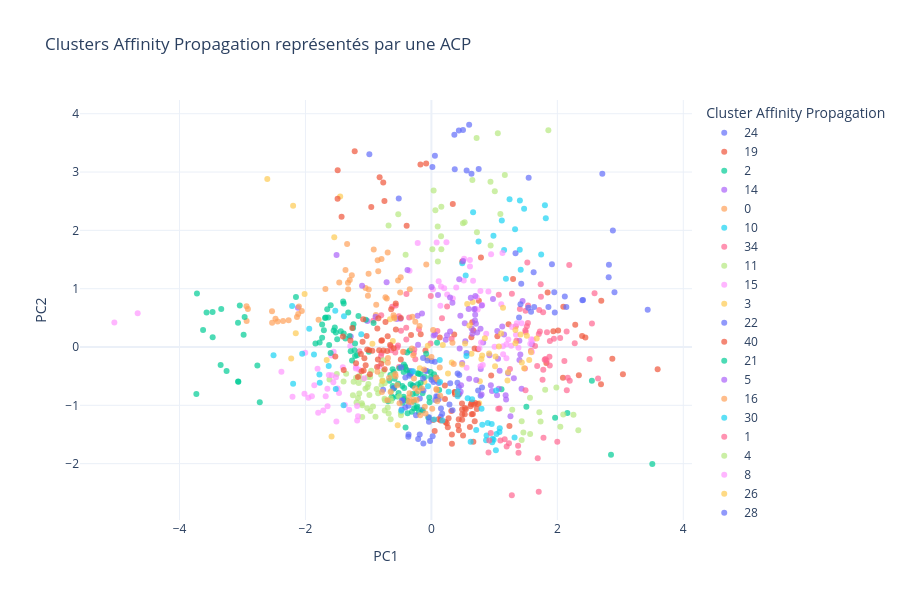

Notebook cell for this chart:
### Code cell
affinity_pca_df = pd.DataFrame(
    X_pca,
    columns=["PC1", "PC2"],
    index=cluster_data.index
)

affinity_pca_df["cluster"] = affinity_labels.astype(str)

fig = px.scatter(
    affinity_pca_df,
    x="PC1",
    y="PC2",
    color="cluster",
    title="Clusters Affinity Propagation représentés par une ACP",
    labels={
        "cluster": "Cluster Affinity Propagation"
    },
    template="plotly_white",
    opacity=0.7
)

fig.update_layout(height=600)
fig.show()

### Figure 1 — Plotly figure (JSON) as saved in the notebook; plotly's stock layout.template omitted (floating-point values rounded to 4 significant figures)
{"data": [{"hovertemplate": "Cluster Affinity Propagation=24<br>PC1=%{x}<br>PC2=%{y}<extra></extra>", "legendgroup": "24", "marker": {"color": "#636efa", "opacity": 0.7, "symbol": "circle"}, "mode": "markers", "name": "24", "orientation": "v", "showlegend": true, "type": "scatter", "x": [2.819, 3.435, 2.882, 2.714], "xaxis": "x", "y": [1.411, 0.637, 1.998, 2.969], "yaxis": "y"}, {"hovertemplate": "Cluster Affinity Propagation=19<br>PC1=%{x}<br>PC2=%{y}<extra></extra>", "legendgroup": "19", "marker": {"color": "#EF553B", "opacity": 0.7, "symbol": "circle"}, "mode": "markers", "name": "19", "orientation": "v", "showlegend": true, "type": "scatter", "x": [0.787, -0.3231, 1.048, 0.6863, 0.6487, 0.4904, 1.846, 1.297, 0.7541, 1.225, 0.635, 0.6663, -0.0946, 0.1325, 0.3626, 0.7408, 1.936, -0.17], "xaxis": "x", "y": [1.534, 0.2057, 0.1824, -0.02363, 0.4226, 1.467, 0.936, 1.168, 0.7921, 0.3882, 0.166, 0.2842, -0.06117, 0.162, 0.2144, -0.03998, 0.2709, 0.2204], "yaxis": "y"}, {"hovertemplate": "Cluster Affinity Propagation=2<br>PC1=%{x}<br>PC2=%{y}<extra></extra>", "legendgroup": "2", "marker": {"color": "#00cc96", "opacity": 0.7, "symbol": "circle"}, "mode": "markers", "name": "2", "orientation": "v", "showlegend": true, "type": "scatter", "x": [2.549, 1.113, 2.159, 1.964, 2.852, 3.508, 1.508], "xaxis": "x", "y": [-0.5798, -0.7242, -1.133, -1.214, -1.849, -2.006, -1.024], "yaxis": "y"}, {"hovertemplate": "Cluster Affinity Propagation=14<br>PC1=%{x}<br>PC2=%{y}<extra></extra>", "legendgroup": "14", "marker": {"color": "#ab63fa", "opacity": 0.7, "symbol": "circle"}, "mode": "markers", "name": "14", "orientation": "v", "showlegend": true, "type": "scatter", "x": [1.448, 0.6964, 0.8227, 1.046, 0.6386, 1.412, 1.154, 1.125, 0.7801, 1.598, 1.397, 0.4487, 0.53, 0.5385, 0.2275, 0.9781, 1.398, 0.9225], "xaxis": "x", "y": [0.7895, 0.6527, 0.07749, 0.2764, 0.3159, -0.1291, 0.2141, 0.3499, 0.3138, 0.04719, 0.1057, -0.02478, 0.4062, 0.1002, 0.1226, 0.8222, -0.2238, -0.1399], "yaxis": "y"}, {"hovertemplate": "Cluster Affinity Propagation=0<br>PC1=%{x}<br>PC2=%{y}<extra></extra>", "legendgroup": "0", "marker": {"color": "#FFA15A", "opacity": 0.7, "symbol": "circle"}, "mode": "markers", "name": "0", "orientation": "v", "showlegend": true, "type": "scatter", "x": [-0.344, -1.046, -1.296, -0.8439, -1.683, -1.364, -0.7087, -0.9941, -0.876, -0.5293, -0.08127, -0.8815, -0.9973, -1.463, -0.6938, -1.325, -0.7297, -0.9158, -1.338, -0.8531, -1.264, -1.322, -0.4956, -0.7923, -1.008, -0.4876], "xaxis": "x", "y": [0.9894, 1.014, 1.147, 1.298, 0.9944, 1.321, 0.8335, 0.9857, 0.7259, 1.142, 1.413, 0.5502, 1.255, 1.104, 1.619, 1.102, 0.8512, 1.672, 1.765, 1.488, 1.232, 0.9917, 0.9334, 1.509, 0.8791, 1.194], "yaxis": "y"}, {"hovertemplate": "Cluster Affinity Propagation=10<br>PC1=%{x}<br>PC2=%{y}<extra></extra>", "legendgroup": "10", "marker": {"color": "#19d3f3", "opacity": 0.7, "symbol": "circle"}, "mode": "markers", "name": "10", "orientation": "v", "showlegend": true, "type": "scatter", "x": [0.7489, 1.155, 0.5446, 0.9855, 1.118, 1.329, 1.241, 0.6622, 1.803, 0.4902, 1.472, 1.405, 1.418, 1.743, 1.403, 1.184, 1.817], "xaxis": "x", "y": [1.808, 1.664, 1.228, 1.908, 2.17, 2.018, 2.532, 2.311, 2.429, 1.437, 2.369, 2.514, 1.323, 1.586, 1.669, 1.169, 2.207], "yaxis": "y"}, {"hovertemplate": "Cluster Affinity Propagation=34<br>PC1=%{x}<br>PC2=%{y}<extra></extra>", "legendgroup": "34", "marker": {"color": "#FF6692", "opacity": 0.7, "symbol": "circle"}, "mode": "markers", "name": "34", "orientation": "v", "showlegend": true, "type": "scatter", "x": [-0.9229, -0.3529, -0.2707, -0.5734, 0.09504, -0.2793, -0.4159, -0.6394, -0.5413, -0.5164, -0.4375, -0.3998, -0.7972, -0.3963, -0.4823, -0.7918, -0.5133, -1.145, -0.2552, -0.009636, -0.5298, -0.0136, -0.8003, -0.5658, -0.398, -0.6434, -0.1982, 0.3211, 0.168, 0.2493, -0.6212], "xaxis": "x", "y": [0.4501, 0.5067, -0.04071, -0.09532, 0.2726, -0.1088, -0.3525, -0.0559, -0.00776, 0.5289, -0.08717, 0.332, 0.5431, 0.9078, 0.2768, -0.1025, -0.3431, -0.07063, -0.2103, 0.8751, 0.02669, 0.06178, -0.1556, 0.7124, 0.1299, 0.01211, 0.3026, 0.1412, 0.4922, 0.6929, 0.6886], "yaxis": "y"}, {"hovertemplate": "Cluster Affinity Propagation=11<br>PC1=%{x}<br>PC2=%{y}<extra></extra>", "legendgroup": "11", "marker": {"color": "#B6E880", "opacity": 0.7, "symbol": "circle"}, "mode": "markers", "name": "11", "orientation": "v", "showlegend": true, "type": "scatter", "x": [0.1029, 0.1579, 0.9407, 0.5279, 0.1532, 0.1001, 0.5009, 0.7229, -0.5262, 0.01507, 0.03558, -0.4097, -0.6799, 0.1578, 0.06338], "xaxis": "x", "y": [1.466, 1.676, 1.74, 2.137, 1.9, 2.065, 2.121, 1.969, 2.278, 1.678, 2.684, 1.582, 2.085, 2.404, 2.347], "yaxis": "y"}, {"hovertemplate": "Cluster Affinity Propagation=15<br>PC1=%{x}<br>PC2=%{y}<extra></extra>", "legendgroup": "15", "marker": {"color": "#FF97FF", "opacity": 0.7, "symbol": "circle"}, "mode": "markers", "name": "15", "orientation": "v", "showlegend": true, "type": "scatter", "x": [-0.2173, 0.5195, 0.251, 0.239, 0.1157, 0.02474, 0.6114, 0.5138, 0.9053, 0.6619, 0.7784, 0.6126, 0.08342, 0.9479, 1.109, 0.1421, 0.7207, 0.2031, 0.7354, 1.128, 0.8065, 0.3402, 0.1535, -0.3467, 0.3946], "xaxis": "x", "y": [1.783, 1.515, 0.9013, 1.798, 1.126, 0.9899, 1.491, 1.143, 0.9533, 1.138, 0.9598, 1.381, 1.792, 1.591, 0.7341, 0.7082, 0.8532, 1.009, 0.645, 1.611, 0.7213, 0.834, 1.037, 1.308, 1.02], "yaxis": "y"}, {"hovertemplate": "Cluster Affinity Propagation=3<br>PC1=%{x}<br>PC2=%{y}<extra></extra>", "legendgroup": "3", "marker": {"color": "#FECB52", "opacity": 0.7, "symbol": "circle"}, "mode": "markers", "name": "3", "orientation": "v", "showlegend": true, "type": "scatter", "x": [0.6561, 0.6363, 1.011, 0.535, 0.7697, -0.1118, -0.1838, 0.2636, 0.7586, -0.0651, 1.208, -0.5352, 0.3237, -0.05718, 0.5687], "xaxis": "x", "y": [0.7705, -0.1157, -0.3301, 0.06063, -0.588, -0.6004, -0.3624, -0.4554, -0.9639, -0.1895, -0.5753, -1.342, -0.2646, 0.0227, 0.7388], "yaxis": "y"}, {"hovertemplate": "Cluster Affinity Propagation=22<br>PC1=%{x}<br>PC2=%{y}<extra></extra>", "legendgroup": "22", "marker": {"color": "#636efa", "opacity": 0.7, "symbol": "circle"}, "mode": "markers", "name": "22", "orientation": "v", "showlegend": true, "type": "scatter", "x": [0.2981, 0.03529, 0.08159, -0.09424, -0.346, 0.1481, -0.152, -0.06254, -0.07005, 0.4459, -0.3253, -0.3098, -0.3369, 0.07393, 0.7818, 0.4427, -0.2955, 0.05396, 0.558, 0.4136, 0.06087, 0.8042, 0.4355], "xaxis": "x", "y": [-0.6207, -0.5998, -0.5748, -0.4063, -0.4113, -1.194, -1.074, -0.2327, -0.4094, -0.8047, -0.4525, -0.4174, -0.4619, -0.5217, -0.8362, -0.4817, -0.6645, -0.2543, -0.1031, -0.6141, -0.9082, -0.6928, -0.6882], "yaxis": "y"}, {"hovertemplate": "Cluster Affinity Propagation=40<br>PC1=%{x}<br>PC2=%{y}<extra></extra>", "legendgroup": "40", "marker": {"color": "#EF553B", "opacity": 0.7, "symbol": "circle"}, "mode": "markers", "name": "40", "orientation": "v", "showlegend": true, "type": "scatter", "x": [0.4865, 0.3252, 0.6664, 0.4233, 0.2153, 0.4347, 0.4235, 0.05202, 0.1143, 0.3261, 0.2606, 0.6754, 0.2732, 0.6451, 0.2438, 0.4365, 0.6206, 0.4884, 0.5025, 0.3753, 0.6111, 0.6954, 0.4857, 0.9492, 0.3161, 0.3733, 1.239, 0.7226, 0.02853, 0.5458, 0.2142, 0.3719, 0.1476, 0.5302, 0.6406, 0.741, 0.4897, 0.6301, 0.688, 0.221, 0.6587, 0.5321], "xaxis": "x", "y": [-1.073, -1.499, -1.625, -0.817, -0.8902, -1.237, -1.345, -1.439, -1.241, -1.659, -1.377, -0.9855, -1.222, -0.9527, -1.306, -1.429, -1.015, -1.248, -1.516, -0.8103, -1.37, -0.9583, -0.9666, -0.4875, -1.097, -0.7739, -1.356, -1.061, -1.253, -1.066, -0.662, -0.772, -1.26, -1.155, -1.151, -0.9776, -1.153, -0.9781, -1.274, -1.286, -1.149, -1.047], "yaxis": "y"}, {"hovertemplate": "Cluster Affinity Propagation=21<br>PC1=%{x}<br>PC2=%{y}<extra></extra>", "legendgroup": "21", "marker": {"color": "#00cc96", "opacity": 0.7, "symbol": "circle"}, "mode": "markers", "name": "21", "orientation": "v", "showlegend": true, "type": "scatter", "x": [-0.668, -0.00588, -0.1035, -0.4183, -0.03419, -0.6148, -0.5081, -0.4393, -0.3428, -0.01187, 0.1235, -0.4407, -0.2354, -0.4617, -0.4546, -0.2134, -0.5402, -0.3783, -0.1364, -0.1857, -0.6279, -0.2014, -0.6052, -0.172, -0.3512, -0.04947, -0.5278, -0.3969, 0.04212, -0.686, -0.2793, -0.3306, -0.4316, -0.2969, -0.3851, -0.6146, -0.4421, -0.6158, -0.3091, -0.5974, -0.08202, -0.1414, -0.4371, -0.2024, -0.1711, -0.0287, -0.2968, -0.6517, -0.4099, -0.5211, -0.2751, -0.2215, 0.08995, -0.2247, -0.5906, -0.3846, -0.2408, -0.5842], "xaxis": "x", "y": [-0.5796, -0.5135, -0.5158, -0.3323, -0.8665, -0.6679, -0.3632, -0.8932, -0.06134, -0.4302, -0.7359, -0.4281, -1.047, -0.6681, -0.9547, -0.6385, -0.8476, -1.134, -1.089, -0.6857, -0.8473, -1.117, -0.7167, -0.4688, -0.445, -1.209, -0.6281, -0.3899, -0.4664, -0.9302, -0.9373, -0.6377, -0.7045, -0.8036, -0.9165, -0.876, -0.8549, -0.3829, -1.11, -0.4276, -0.1138, -0.7914, -0.2988, -0.458, -0.6115, -0.9461, -0.6593, -0.4805, -1.381, -0.7891, -1.05, -0.4517, 0.07145, -1.021, -0.7047, -0.09264, -0.7981, -0.5427], "yaxis": "y"}, {"hovertemplate": "Cluster Affinity Propagation=5<br>PC1=%{x}<br>PC2=%{y}<extra></extra>", "legendgroup": "5", "marker": {"color": "#ab63fa", "opacity": 0.7, "symbol": "circle"}, "mode": "markers", "name": "5", "orientation": "v", "showlegend": true, "type": "scatter", "x": [-0.5508, -1.017, -0.4891, -2.119, -0.8873, -1.28, -1.506, -0.7112, -1.101, -0.2185], "xaxis": "x", "y": [0.4787, 0.447, 0.4841, 0.6716, 0.5183, 0.1816, 1.579, 1.109, 1.051, 0.5365], "yaxis": "y"}, {"hovertemplate": "Cluster Affinity Propagation=16<br>PC1=%{x}<br>PC2=%{y}<extra></extra>", "legendgroup": "16", "marker": {"color": "#FFA15A", "opacity": 0.7, "symbol": "circle"}, "mode": "markers", "name": "16", "orientation": "v", "showlegend": true, "type": "scatter", "x": [-2.267, -2.058, -2.135, -2.531, -2.914, -2.934, -2.53, -2.114, -2.356, -2.476, -1.792, -2.442, -2.936, -2.104], "xaxis": "x", "y": [0.4581, 0.6164, 0.5157, 0.6129, 0.6504, 0.4446, 0.4174, 0.5667, 0.4455, 0.4838, 0.4687, 0.4384, 0.7001, 0.6949], "yaxis": "y"}, {"hovertemplate": "Cluster Affinity Propagation=30<br>PC1=%{x}<br>PC2=%{y}<extra></extra>", "legendgroup": "30", "marker": {"color": "#19d3f3", "opacity": 0.7, "symbol": "circle"}, "mode": "markers", "name": "30", "orientation": "v", "showlegend": true, "type": "scatter", "x": [1.081, 0.8679, 0.895, 1.024, 0.9575, 0.971, 1.086, 0.6232, 0.9664, 0.9886, 1.034, 1.321, 0.8081, 0.7117], "xaxis": "x", "y": [-1.457, -1.598, -1.305, -1.768, -1.321, -1.572, -1.391, -1.623, -1.633, -1.588, -1.49, -1.55, -1.332, -1.425], "yaxis": "y"}, {"hovertemplate": "Cluster Affinity Propagation=1<br>PC1=%{x}<br>PC2=%{y}<extra></extra>", "legendgroup": "1", "marker": {"color": "#FF6692", "opacity": 0.7, "symbol": "circle"}, "mode": "markers", "name": "1", "orientation": "v", "showlegend": true, "type": "scatter", "x": [1.278, 1.736, 1.496, 1.496, 1.712, 1.74, 1.516, 2.591, 1.07, 2.55, 2.189, 1.405, 1.533, 1.774, 1.835, 1.341, 1.535, 1.723, 1.523], "xaxis": "x", "y": [0.9133, 1.077, 0.2571, 0.6226, 0.6364, 0.8598, 0.3543, 0.9238, 0.8941, 0.4027, 1.406, 0.6508, 0.4104, 0.5952, 0.2526, 0.3574, 0.7108, 0.2653, 1.448], "yaxis": "y"}, {"hovertemplate": "Cluster Affinity Propagation=4<br>PC1=%{x}<br>PC2=%{y}<extra></extra>", "legendgroup": "4", "marker": {"color": "#B6E880", "opacity": 0.7, "symbol": "circle"}, "mode": "markers", "name": "4", "orientation": "v", "showlegend": true, "type": "scatter", "x": [-0.7634, -0.7922, -0.9847, -1.145, -0.7989, -0.6472, -0.7412, -0.6376, -0.9274, -0.6793, -1.197, -1.048, -1.018, -0.7448, -1.246, -0.7378, -1.009, -1.165, -1.235, -1.086, -0.8701, -1.189, -0.9554, -1.502, -0.6197, -0.7413, -1.618, -0.7576, -1.001, -0.9679, -0.8879, -1.099, -0.6376, -1.155, -1.016, -1.145, -0.4851, -0.9724, -0.4832, -0.6475, -1.395, -0.6934, -1.354, -0.7742, -1.106, -0.5103, -1.096, -0.8454], "xaxis": "x", "y": [-0.2249, -0.648, -0.8216, -0.4961, -0.4769, -1.24, -1.09, -0.9267, -1.021, -1.142, -0.5268, -0.7141, -1.049, -0.8868, -0.8265, -0.9124, -0.5129, -0.8761, -0.594, -0.5524, -0.7219, -0.9514, -0.4058, -0.4611, -0.4879, -0.6224, -0.5572, -0.4052, -0.6359, -1.096, -1.195, -1.198, -0.754, -0.6175, -0.6879, -0.797, -1.122, -0.5143, -1.17, -0.8782, -0.5934, -1.039, -0.4566, -0.574, -0.9633, -0.8472, -0.9987, -0.7913], "yaxis": "y"}, {"hovertemplate": "Cluster Affinity Propagation=8<br>PC1=%{x}<br>PC2=%{y}<extra></extra>", "legendgroup": "8", "marker": {"color": "#FF97FF", "opacity": 0.7, "symbol": "circle"}, "mode": "markers", "name": "8", "orientation": "v", "showlegend": true, "type": "scatter", "x": [-1.198, -2.004, -0.8316, -2.382, -1.678, -1.898, -1.509, -1.953, -1.652, -1.515, -1.798, -1.49, -1.179, -1.066, -1.199, -1.407, -1.288, -2.206, -1.86, -1.372, -1.808, -1.557, -1.588, -1.147, -1.717, -1.649, -1.629, -2.016, -1.178, -1.467, -1.552, -1.166, -1.306, -1.582], "xaxis": "x", "y": [-0.3442, -0.0994, -0.3358, -0.4229, -0.8429, -0.8455, -1.277, -0.8686, -0.7173, -0.5185, -1.129, -0.7132, -1.012, -0.5373, -0.367, -0.3452, 0.01787, -0.8513, -0.6569, -0.9945, -0.371, -0.603, -0.1465, -0.392, -1.09, -1.016, -0.4808, -0.8009, -1.259, -0.7906, -0.08176, -1.188, -1.076, -0.4829], "yaxis": "y"}, {"hovertemplate": "Cluster Affinity Propagation=26<br>PC1=%{x}<br>PC2=%{y}<extra></extra>", "legendgroup": "26", "marker": {"color": "#FECB52", "opacity": 0.7, "symbol": "circle"}, "mode": "markers", "name": "26", "orientation": "v", "showlegend": true, "type": "scatter", "x": [-0.5865, -0.6126, -2.226, -1.585, -2.154, -2.013, -0.6571, -1.663, -0.9368, -0.779], "xaxis": "x", "y": [0.4909, 0.1045, -0.1953, -1.533, 0.2366, 0.91, 0.4761, -0.2211, 0.05635, -0.5811], "yaxis": "y"}, {"hovertemplate": "Cluster Affinity Propagation=28<br>PC1=%{x}<br>PC2=%{y}<extra></extra>", "legendgroup": "28", "marker": {"color": "#636efa", "opacity": 0.7, "symbol": "circle"}, "mode": "markers", "name": "28", "orientation": "v", "showlegend": true, "type": "scatter", "x": [0.09545, 0.07752, 0.01968, 0.1167, -0.4683, -0.2101, 0.1149, -0.4731, -0.02095, -0.1278, -0.3665, -0.1852, -0.3627, 0.001075, -0.4817, 0.1519, -0.1314, -0.1264, -0.4149, 0.4167, -0.7664, -0.4137, -0.1326, -0.03891, 0.287, -0.03855, 0.004165, -0.2442, 0.7417, 0.1709, -0.6008, -0.4575, 0.3359, -0.1836, -0.3507, -0.3631], "xaxis": "x", "y": [-0.8513, -0.8453, -1.531, -0.6189, -0.9121, -1.579, -0.8959, -1.072, -1.611, -1.654, -1.54, -1.499, -1.499, -0.5626, -0.3456, -1.053, -0.5378, -0.7443, -1.038, -0.4534, -0.7329, -0.5244, -0.1887, -1.282, -0.9841, -1.206, -0.24, -1.172, -0.7454, -1.146, -0.7022, -0.9224, -1.083, -0.8811, -0.4909, -1.008], "yaxis": "y"}, {"hovertemplate": "Cluster Affinity Propagation=42<br>PC1=%{x}<br>PC2=%{y}<extra></extra>", "legendgroup": "42", "marker": {"color": "#EF553B", "opacity": 0.7, "symbol": "circle"}, "mode": "markers", "name": "42", "orientation": "v", "showlegend": true, "type": "scatter", "x": [2.698, 2.089, 2.342, 2.095, 2.693, 2.873, 3.041, 2.012, 2.284, 3.593, 1.826, 2.394, 2.445], "xaxis": "x", "y": [0.7926, -0.5265, -0.4863, 0.689, -0.6405, -0.2032, -0.4656, 0.2834, 0.3796, -0.3831, -0.272, 0.1896, 0.1637], "yaxis": "y"}, {"hovertemplate": "Cluster Affinity Propagation=31<br>PC1=%{x}<br>PC2=%{y}<extra></extra>", "legendgroup": "31", "marker": {"color": "#00cc96", "opacity": 0.7, "symbol": "circle"}, "mode": "markers", "name": "31", "orientation": "v", "showlegend": true, "type": "scatter", "x": [-1.041, -1.735, -1.735, -1.552, -1.6, -1.639, -1.393, -1.402, -1.654, -1.282, -1.237, -1.496, -1.212, -1.365, -1.707, -1.391, -0.9185, -0.9929, -1.212, -1.534, -1.599, -1.244, -1.439, -1.26, -1.517, -1.181, -1.624, -1.689, -1.679, -1.158, -1.32, -1.775, -1.3, -1.841, -1.221], "xaxis": "x", "y": [0.467, 0.3855, 0.1575, 0.2824, -0.1043, 0.5043, 0.7481, 0.7786, 0.6464, -0.07055, 0.3913, 0.1318, 0.05829, 0.1475, 0.288, 0.2327, 0.4119, -0.07947, -0.1536, 0.3359, 0.7169, 0.3272, 0.2711, -0.2312, 0.2484, -0.1408, 0.03297, 0.4976, 0.504, 0.5298, 0.5934, 0.07878, 0.1882, 0.05924, -0.05374], "yaxis": "y"}, {"hovertemplate": "Cluster Affinity Propagation=12<br>PC1=%{x}<br>PC2=%{y}<extra></extra>", "legendgroup": "12", "marker": {"color": "#ab63fa", "opacity": 0.7, "symbol": "circle"}, "mode": "markers", "name": "12", "orientation": "v", "showlegend": true, "type": "scatter", "x": [1.309, 1.058, 0.6001, 1.186, 1.084, 0.9438, 0.4889, 0.712, 1.256, 0.7835, 0.4715, 1.043, 0.7972, 0.962, 1.071, 1.179, 0.4648, 1.217, 1.432], "xaxis": "x", "y": [-0.5373, -0.1998, -0.5426, -0.9013, -0.4081, -0.6556, -0.2722, -0.5665, -1.189, -0.3755, -0.6545, -0.8261, -0.8145, -0.7537, -0.7172, -0.8289, -0.7654, -0.4494, -0.7151], "yaxis": "y"}, {"hovertemplate": "Cluster Affinity Propagation=6<br>PC1=%{x}<br>PC2=%{y}<extra></extra>", "legendgroup": "6", "marker": {"color": "#FFA15A", "opacity": 0.7, "symbol": "circle"}, "mode": "markers", "name": "6", "orientation": "v", "showlegend": true, "type": "scatter", "x": [-0.2135, -0.6915, -0.573, -0.2586, -0.7852, -0.569, -0.1048, 0.1398, -0.6982, -0.2339, -0.3156, -0.3599, -0.2792, -0.5059, -0.1499, 0.0009883, -0.1148, 0.09422, -0.0938, 0.1325, 0.4041, 0.09522, 0.08263, -0.1774, -0.6734, -0.3473, 0.01326, -0.3582, 0.0781], "xaxis": "x", "y": [-0.7546, -0.2701, -0.4639, -0.705, -0.7717, -0.501, -1.025, -0.8378, -0.912, -0.9097, -0.945, -0.9384, -0.903, -0.9625, -0.708, -0.1712, -0.3841, -0.9285, -1.139, -0.3513, -0.7941, -0.5562, -0.7363, -1.168, -0.5301, -0.7938, -1.057, -0.8661, -0.7216], "yaxis": "y"}, {"hovertemplate": "Cluster Affinity Propagation=32<br>PC1=%{x}<br>PC2=%{y}<extra></extra>", "legendgroup": "32", "marker": {"color": "#19d3f3", "opacity": 0.7, "symbol": "circle"}, "mode": "markers", "name": "32", "orientation": "v", "showlegend": true, "type": "scatter", "x": [0.1369, -0.4774, -0.05377, 0.5565, 0.6471, -0.2902, 0.7963, 0.8763, 1.028, 0.4154, 0.1745, 0.2743, 0.04262, 0.4179, 0.1327, 0.576], "xaxis": "x", "y": [-0.5998, -1.093, -0.6726, -0.1547, -0.8938, -0.4158, -1.057, -1.516, -0.7469, -0.7633, -1.261, -0.766, -1.244, -0.8462, -0.2237, -0.877], "yaxis": "y"}, {"hovertemplate": "Cluster Affinity Propagation=27<br>PC1=%{x}<br>PC2=%{y}<extra></extra>", "legendgroup": "27", "marker": {"color": "#FF6692", "opacity": 0.7, "symbol": "circle"}, "mode": "markers", "name": "27", "orientation": "v", "showlegend": true, "type": "scatter", "x": [1.799, 2.166, 1.765, 1.946, 1.248, 1.812, 1.35, 2.045, 1.68, 1.495, 1.492, 2.147, 1.646, 1.88, 2.197, 2.646, 1.83, 1.874, 1.705, 1.486, 1.882, 2.112, 2.15, 2.276, 1.777, 2.513, 1.581], "xaxis": "x", "y": [-0.2196, -0.528, -0.5615, 0.1407, -0.3788, -0.2035, 0.1054, 0.1524, -0.3263, -0.7433, 0.2868, 0.2659, 0.01917, -0.3175, -0.5774, -0.5393, -0.2354, -0.1656, 0.2233, -0.3686, 0.1013, -0.2393, -0.7422, 0.06496, -0.3895, -0.2037, -0.06437], "yaxis": "y"}, {"hovertemplate": "Cluster Affinity Propagation=36<br>PC1=%{x}<br>PC2=%{y}<extra></extra>", "legendgroup": "36", "marker": {"color": "#B6E880", "opacity": 0.7, "symbol": "circle"}, "mode": "markers", "name": "36", "orientation": "v", "showlegend": true, "type": "scatter", "x": [1.433, 2.094, 1.807, 1.434, 2.256, 2.047, 1.568, 1.985, 1.565, 1.461, 1.733, 1.714, 2.333, 1.283], "xaxis": "x", "y": [-1.595, -1.156, -0.7346, -1.272, -1.16, -1.365, -1.493, -0.6932, -0.8702, -1.464, -1.277, -1.117, -1.426, -1.076], "yaxis": "y"}, {"hovertemplate": "Cluster Affinity Propagation=13<br>PC1=%{x}<br>PC2=%{y}<extra></extra>", "legendgroup": "13", "marker": {"color": "#FF97FF", "opacity": 0.7, "symbol": "circle"}, "mode": "markers", "name": "13", "orientation": "v", "showlegend": true, "type": "scatter", "x": [0.8706, 0.7792, 1.139, 1.585, 1.192, 1.136, 0.5591, 1.267, 1.192, 1.282, 1.615, 1.597, 1.571, 1.343, 0.8158, 1.221, 1.383, 1.357, 0.7882, 1.432, 1.003, 0.7626], "xaxis": "x", "y": [0.2272, -0.3308, -0.1232, 0.1347, 0.04862, 0.01309, -0.3569, 0.02005, -0.1942, 0.3413, 0.1226, -0.08452, 0.05466, 0.2115, -0.3071, 0.1285, -0.01189, 0.4079, 0.07843, 0.4065, 0.005654, -0.0214], "yaxis": "y"}, {"hovertemplate": "Cluster Affinity Propagation=25<br>PC1=%{x}<br>PC2=%{y}<extra></extra>", "legendgroup": "25", "marker": {"color": "#FECB52", "opacity": 0.7, "symbol": "circle"}, "mode": "markers", "name": "25", "orientation": "v", "showlegend": true, "type": "scatter", "x": [0.916, 1.515, 1.107, 0.8492, 1.137, 0.7938, 1.553, 1.216, 1.334, 1.473, 1.019, 1.583, 0.487, 0.1809, 1.673, 0.6034, 1.415, 1.334, 0.8053, 1.436, 1.071], "xaxis": "x", "y": [-0.1114, 0.1945, 0.2331, 0.149, 0.6742, -0.2049, -0.2206, -0.4341, 0.06452, -0.3651, -0.1629, -0.09023, -0.3003, 0.03342, 0.145, 0.3673, 0.2144, 0.2919, -0.1454, -0.2643, 0.007169], "yaxis": "y"}, {"hovertemplate": "Cluster Affinity Propagation=20<br>PC1=%{x}<br>PC2=%{y}<extra></extra>", "legendgroup": "20", "marker": {"color": "#636efa", "opacity": 0.7, "symbol": "circle"}, "mode": "markers", "name": "20", "orientation": "v", "showlegend": true, "type": "scatter", "x": [1.914, 1.959, 2.907, 1.427, 2.408, 1.632, 1.336, 1.951, 2.815, 1.538, 2.397, 1.582, 1.392, 1.415, 2.119, 1.858, 1.545, 1.624, 2.143], "xaxis": "x", "y": [1.418, 0.5902, 0.9381, 1.084, 0.8072, 0.6882, 1.607, 0.9374, 1.195, 0.6742, 0.8014, 0.6046, 0.5056, 0.7338, 0.8669, 0.6853, 2.9, 1.282, 0.6861], "yaxis": "y"}, {"hovertemplate": "Cluster Affinity Propagation=35<br>PC1=%{x}<br>PC2=%{y}<extra></extra>", "legendgroup": "35", "marker": {"color": "#EF553B", "opacity": 0.7, "symbol": "circle"}, "mode": "markers", "name": "35", "orientation": "v", "showlegend": true, "type": "scatter", "x": [-0.8626, -0.8305, -1.526, -0.564, -0.9882, -0.4859, -1.02, -1.286, -0.5993, -1.084, -1.12, -1.064, -1.11, -0.7952, -1.196, -0.8499, -1.392, -1.257, -0.4855, -0.7624, -0.7418, -1.076, -0.7021, -1.029, -0.7954, -0.656, -0.9761, -0.7842, -0.9384, -1.166, -1.044, -1.093, -0.8585, -0.7293, -0.5659, -1.406, -0.6942, -0.8421, -0.6383], "xaxis": "x", "y": [-0.3408, -0.05721, -0.1617, 0.3024, -0.05492, -0.2159, -0.04396, 0.1108, -0.02021, 0.4746, -0.1177, -0.1912, -0.4161, 0.1057, -0.2799, -0.2127, -0.3941, 0.3239, 0.4955, -0.06072, -0.3812, -0.4045, -0.06678, 0.1869, -0.2869, 0.03303, -0.4657, 0.1178, -0.06596, -0.5129, -0.3133, 0.08875, 0.3187, 0.4303, 0.7459, 0.1789, 0.1865, 0.4922, 0.6465], "yaxis": "y"}, {"hovertemplate": "Cluster Affinity Propagation=17<br>PC1=%{x}<br>PC2=%{y}<extra></extra>", "legendgroup": "17", "marker": {"color": "#00cc96", "opacity": 0.7, "symbol": "circle"}, "mode": "markers", "name": "17", "orientation": "v", "showlegend": true, "type": "scatter", "x": [-3.475, -3.347, -3.071, -3.626, -2.982, -3.043, -3.337, -2.151, -3.473, -3.723, -2.966, -3.57], "xaxis": "x", "y": [0.6001, -0.31, 0.4143, 0.2936, 0.211, 0.7113, 0.6511, 0.8554, 0.1655, 0.9194, 0.5155, 0.5931], "yaxis": "y"}, {"hovertemplate": "Cluster Affinity Propagation=41<br>PC1=%{x}<br>PC2=%{y}<extra></extra>", "legendgroup": "41", "marker": {"color": "#ab63fa", "opacity": 0.7, "symbol": "circle"}, "mode": "markers", "name": "41", "orientation": "v", "showlegend": true, "type": "scatter", "x": [0.6954, 0.105, -0.2116, 0.296, 0.6792, 0.003355, 0.6986, -0.3798, 0.5037, -0.1493, 0.626, 0.7275, 0.03636, 0.05688, 0.2476, 0.6919, 0.7068, 0.4421, 0.8003, 0.2967, 0.5917, 0.334, 0.4598, 0.6514], "xaxis": "x", "y": [0.5541, 0.8905, 0.03798, 0.8491, 0.6494, 1.03, 0.8727, 1.321, 1.473, 0.5768, 0.8463, 0.2499, 0.1956, 0.2127, 0.2036, 0.4546, 0.3971, 1.163, 0.7134, 0.2672, 0.6528, 0.7604, 0.5347, 0.2295], "yaxis": "y"}, {"hovertemplate": "Cluster Affinity Propagation=33<br>PC1=%{x}<br>PC2=%{y}<extra></extra>", "legendgroup": "33", "marker": {"color": "#FFA15A", "opacity": 0.7, "symbol": "circle"}, "mode": "markers", "name": "33", "orientation": "v", "showlegend": true, "type": "scatter", "x": [-0.6011, -0.8573, 0.02724, -0.2767, -0.5418, -0.2559, -0.1879, -0.452, -0.2887, -0.5896, -0.6474, -0.3108, 0.3346, -0.6897, 0.07303, 0.3553, -0.3017], "xaxis": "x", "y": [0.546, -0.4234, 0.2931, -0.5416, -0.6536, 0.4319, 0.3604, -0.08025, -0.1423, 0.504, -0.7707, -0.02498, 0.07328, -0.1898, -0.5214, -0.2898, 0.5184], "yaxis": "y"}, {"hovertemplate": "Cluster Affinity Propagation=7<br>PC1=%{x}<br>PC2=%{y}<extra></extra>", "legendgroup": "7", "marker": {"color": "#19d3f3", "opacity": 0.7, "symbol": "circle"}, "mode": "markers", "name": "7", "orientation": "v", "showlegend": true, "type": "scatter", "x": [-1.778, -1.519, -1.865, -2.212, -1.772, -1.526, -2.052, -1.631, -1.388, -2.507, -2.196, -1.94, -1.394, -1.114], "xaxis": "x", "y": [-0.4726, -0.7221, -0.129, 0.7033, -0.611, 0.6224, -0.1146, -0.3242, 0.5295, -0.1412, -0.6291, 0.3139, -0.9969, 0.2184], "yaxis": "y"}, {"hovertemplate": "Cluster Affinity Propagation=29<br>PC1=%{x}<br>PC2=%{y}<extra></extra>", "legendgroup": "29", "marker": {"color": "#FF6692", "opacity": 0.7, "symbol": "circle"}, "mode": "markers", "name": "29", "orientation": "v", "showlegend": true, "type": "scatter", "x": [1.095, 0.9425, 1.083, 0.9072, 1.195, 1.062, 1.277, 1.704, 1.376, 1.78, 1.164, 1.688, 1.383, 1.232, 1.999, 0.9194], "xaxis": "x", "y": [-1.605, -1.476, -1.056, -1.808, -1.707, -1.059, -2.542, -2.481, -1.694, -1.557, -1.583, -1.909, -1.813, -1.65, -1.623, -1.605], "yaxis": "y"}, {"hovertemplate": "Cluster Affinity Propagation=9<br>PC1=%{x}<br>PC2=%{y}<extra></extra>", "legendgroup": "9", "marker": {"color": "#B6E880", "opacity": 0.7, "symbol": "circle"}, "mode": "markers", "name": "9", "orientation": "v", "showlegend": true, "type": "scatter", "x": [1.007, 0.9383, 1.095, 0.6506, 1.166, 0.7178, 1.857, 1.055], "xaxis": "x", "y": [2.671, 2.832, 2.279, 2.863, 2.948, 3.585, 3.716, 3.667], "yaxis": "y"}, {"hovertemplate": "Cluster Affinity Propagation=18<br>PC1=%{x}<br>PC2=%{y}<extra></extra>", "legendgroup": "18", "marker": {"color": "#FF97FF", "opacity": 0.7, "symbol": "circle"}, "mode": "markers", "name": "18", "orientation": "v", "showlegend": true, "type": "scatter", "x": [-5.035, -4.664], "xaxis": "x", "y": [0.4216, 0.5787], "yaxis": "y"}, {"hovertemplate": "Cluster Affinity Propagation=38<br>PC1=%{x}<br>PC2=%{y}<extra></extra>", "legendgroup": "38", "marker": {"color": "#FECB52", "opacity": 0.7, "symbol": "circle"}, "mode": "markers", "name": "38", "orientation": "v", "showlegend": true, "type": "scatter", "x": [-1.449, -2.196, -1.543, -2.606], "xaxis": "x", "y": [2.581, 2.424, 1.88, 2.882], "yaxis": "y"}, {"hovertemplate": "Cluster Affinity Propagation=23<br>PC1=%{x}<br>PC2=%{y}<extra></extra>", "legendgroup": "23", "marker": {"color": "#636efa", "opacity": 0.7, "symbol": "circle"}, "mode": "markers", "name": "23", "orientation": "v", "showlegend": true, "type": "scatter", "x": [0.5018, 0.05581, 0.4358, 0.01594, 0.5995, -0.9852, -0.5185, 0.6366, 0.3709, 0.7512, 0.3645, 0.5592], "xaxis": "x", "y": [3.719, 3.277, 3.714, 3.087, 3.811, 3.307, 2.545, 2.972, 3.049, 3.051, 3.641, 3.026], "yaxis": "y"}, {"hovertemplate": "Cluster Affinity Propagation=37<br>PC1=%{x}<br>PC2=%{y}<extra></extra>", "legendgroup": "37", "marker": {"color": "#EF553B", "opacity": 0.7, "symbol": "circle"}, "mode": "markers", "name": "37", "orientation": "v", "showlegend": true, "type": "scatter", "x": [-0.9549, -1.426, -0.8223, 0.3398, -0.7456, -1.218, -1.488, -1.49, -0.7646, -0.08315, -0.3928, -0.1737], "xaxis": "x", "y": [2.4, 2.233, 2.912, 2.453, 2.505, 3.358, 3.03, 2.543, 2.82, 3.146, 2.078, 3.131], "yaxis": "y"}, {"hovertemplate": "Cluster Affinity Propagation=39<br>PC1=%{x}<br>PC2=%{y}<extra></extra>", "legendgroup": "39", "marker": {"color": "#00cc96", "opacity": 0.7, "symbol": "circle"}, "mode": "markers", "name": "39", "orientation": "v", "showlegend": true, "type": "scatter", "x": [-3.733, -3.07, -3.065, -2.764, -2.725, -3.253], "xaxis": "x", "y": [-0.8045, -0.5906, -0.5951, -0.3167, -0.9487, -0.4129], "yaxis": "y"}], "layout": {"height": 600, "legend": {"title": {"text": "Cluster Affinity Propagation"}, "tracegroupgap": 0}, "title": {"text": "Clusters Affinity Propagation représentés par une ACP"}, "xaxis": {"anchor": "y", "domain": [0, 1], "title": {"text": "PC1"}}, "yaxis": {"anchor": "x", "domain": [0, 1], "title": {"text": "PC2"}}}}
